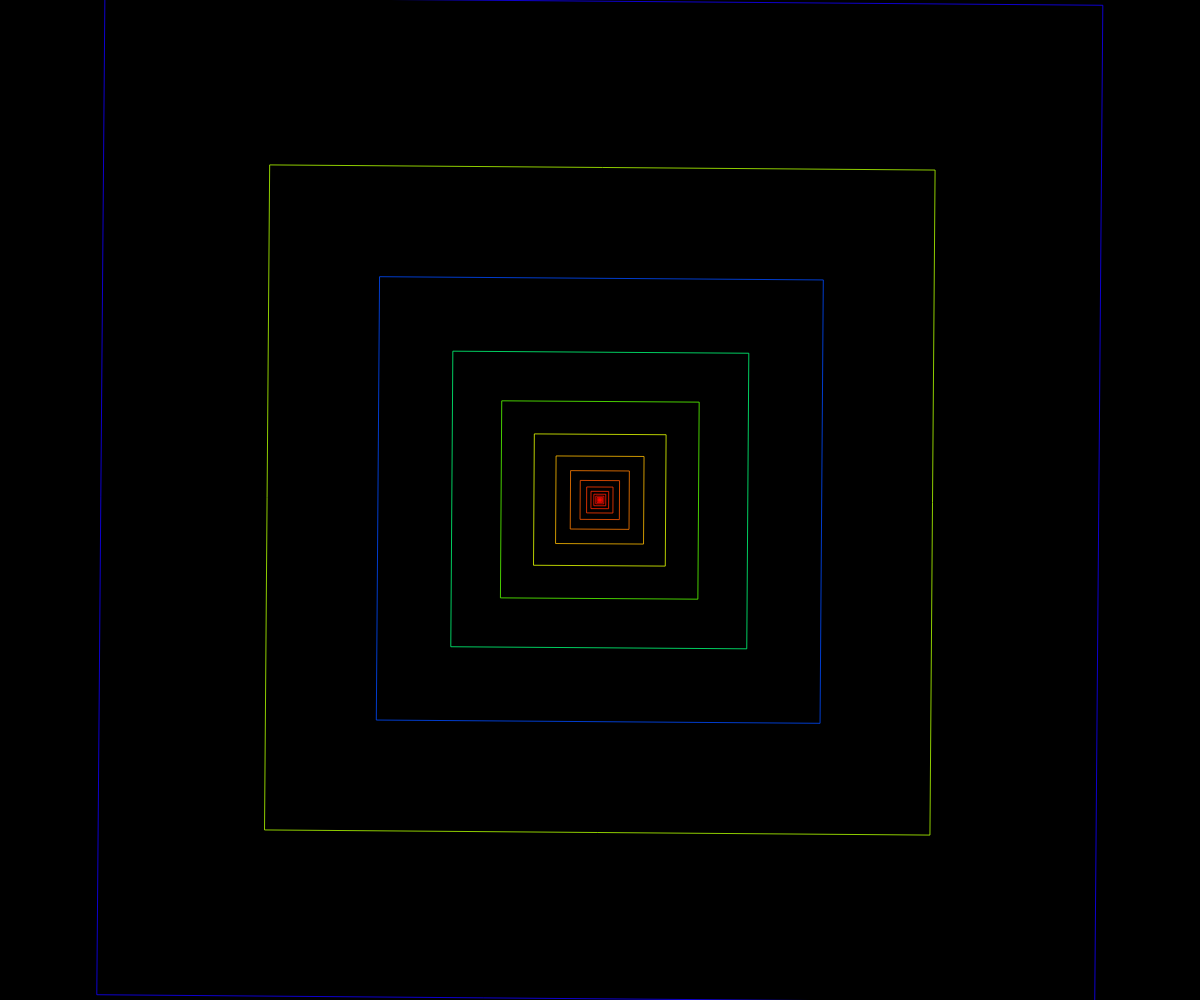
Frame 1 (no input)
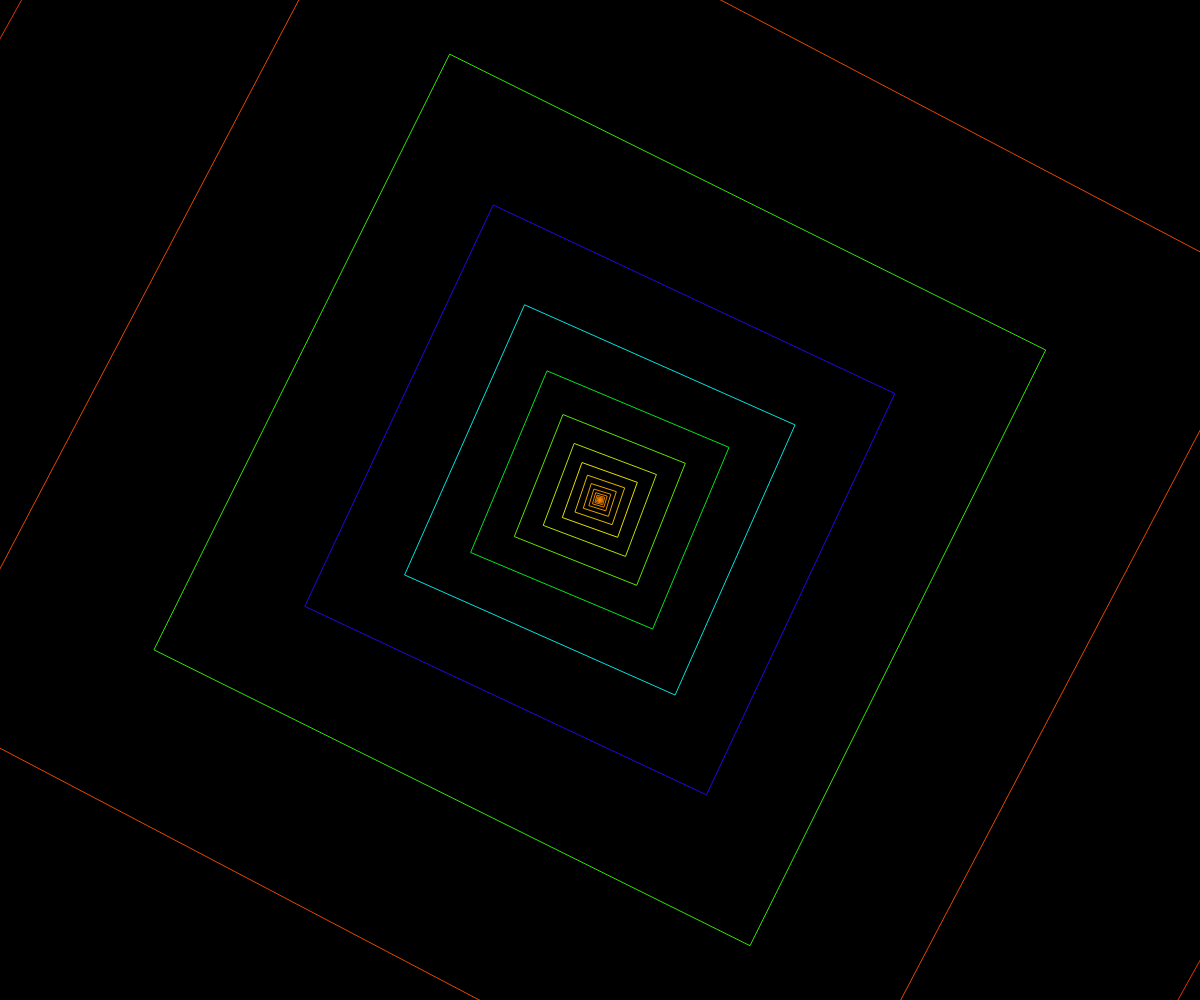
Frame 60 (no input)
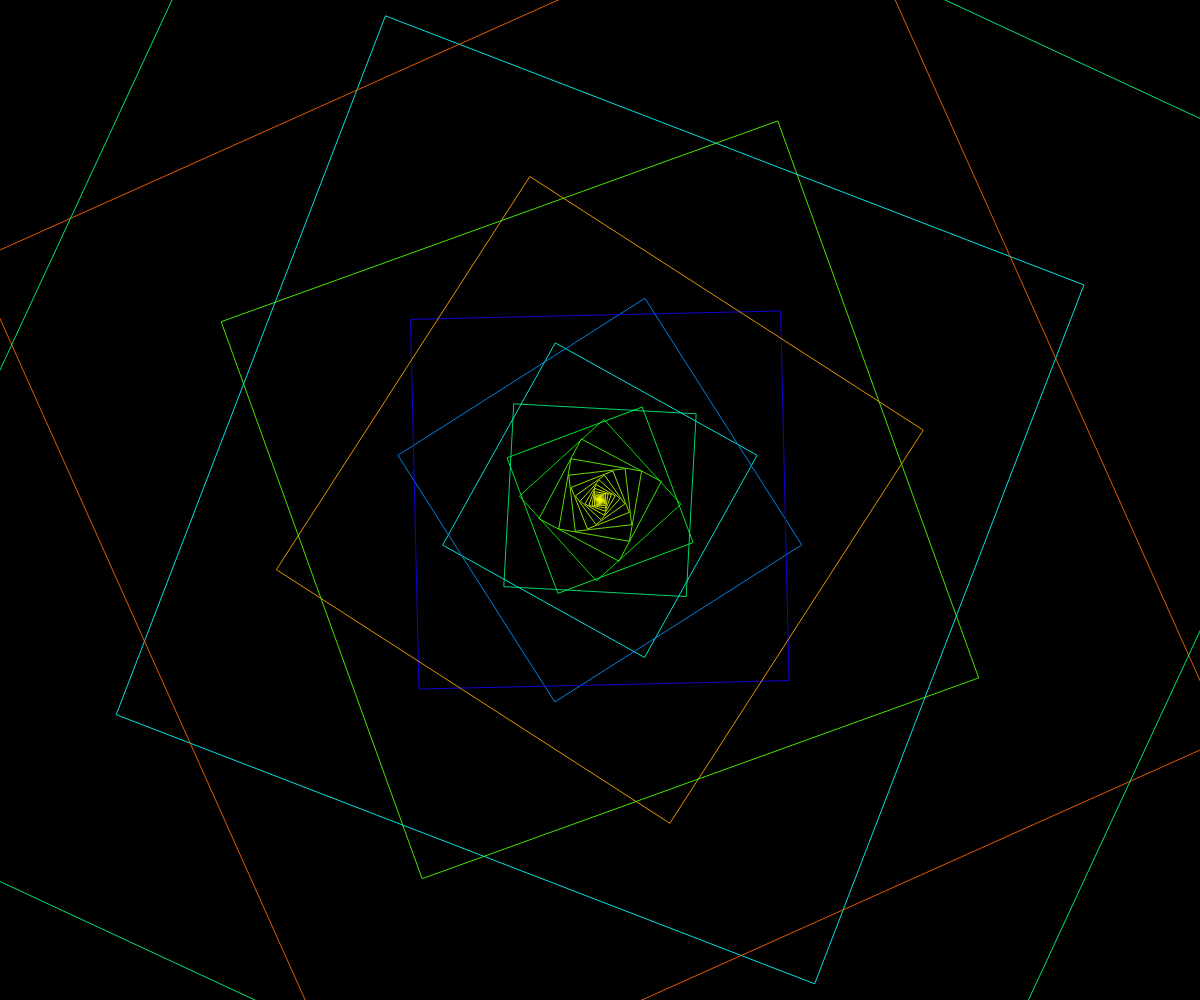
Frame 120 (the mouse pressed at the canvas centre since frame 60)

The p5.js sketch that drew these frames (run headless with seeded random() and noise() and a simulated clock; from frame 60 on, the mouse is pressed at the canvas centre):

// p5.js sketch
// ── sketch.js
function setup() {
	createCanvas(windowWidth, windowHeight);
	background(0);
        ellipseMode(CENTER);
        rectMode(CENTER);
    }

    function draw(){
        background(0);
        noFill();
        inputX = map(mouseX, width, 0, 1.03,20);
        inputY = map(mouseY, height, 0, 1.03, 1.5);
        drawRecursively(width/2, height/2, .2, sin(radians(frameCount/6)));
    }

    function drawRecursively(x , y, size, orientation){
        push();
        if((size < height+height/3 || size < width+width/3) && size > .1){
	    colorMode(HSB);
            stroke((frameCount/2+size/2)%255,255,255);
            translate(x,y);
            rotate(orientation);
            rect(0,0,size,size);
            pop();
	    strokeWeight(.8);		
            drawRecursively(x,y, size*inputY, orientation+orientation/inputX);
        }else{
            pop();
        }
}

// ── post.html
<!DOCTYPE html>
<html>
<head>
<link rel="shortcut icon" type="image/png" href="https://krabcode.github.io/favicon.png"/>
<link rel="stylesheet" href="../../styles/sketch.css">
<title>Rectangles</title>
<script src="../../lib/p5.js"></script>
<script src="sketch.js"></script>
</head>
<body>
</body>
<header>
<p><a href="https://krabcode.github.io/index.html"> <<< </a></p>
</header>
</html>
